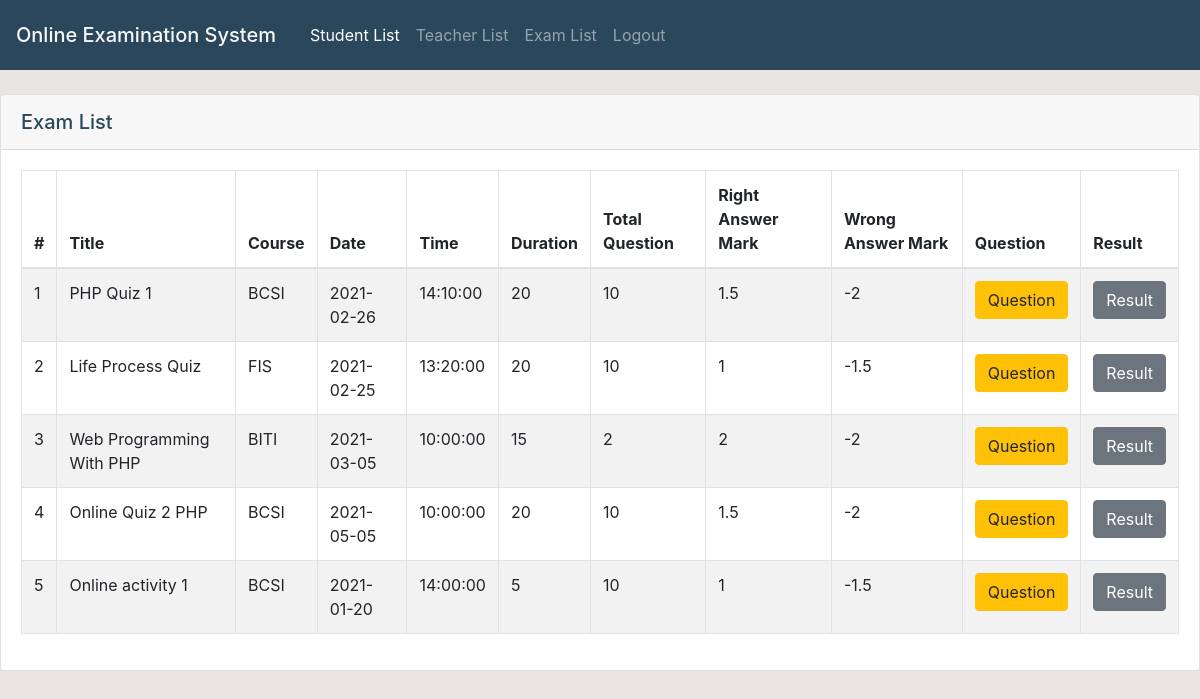
The app's page /adminHome.php?nav=examList (signed in) with its own data.
### tables this page shows
CREATE TABLE IF NOT EXISTS `exam` (
`examID` int(11) NOT NULL,
  `examTitle` varchar(50) NOT NULL,
  `courseID` varchar(10) NOT NULL,
  `date` date NOT NULL,
  `time` time NOT NULL,
  `duration` int(5) NOT NULL,
  `totalQuestion` int(5) NOT NULL,
  `rightAnsMark` float NOT NULL,
  `wrongAnsMark` float NOT NULL,
  `teacherID` varchar(30) NOT NULL
);

### examList.php (the view, shortened to what this page needs)
<div class="card">
    <div class="card-header" style="font-size: 20px; font-weight: 500;">
        Exam List
    </div>
    <div class="card-body">
        <table class="table table-striped table-bordered" style="width: 100%;" id="exam_table" cellspacing="0" width="100%">
            <thead>
                <tr>
                <th scope="col">#</th>
                <th scope="col">Title</th>
                <th scope="col">Course</th>
                <th scope="col">Date</th>
                <th scope="col">Time</th>
                <th scope="col">Duration</th>
                <th scope="col">Total Question</th>
                <th scope="col">Right Answer Mark</th>
                <th scope="col">Wrong Answer Mark</th>
                <th scope="col">Question</th>
                <th scope="col">Result</th>
                </tr>
            </thead>
            <tbody>
            <?php
                $examQuery = mysqli_query($conn, "SELECT * FROM exam");
                $examRow = mysqli_fetch_row($examQuery);
                do {
                    echo "<tr><td>{$examRow[0]}</td>";
                    echo "<td>{$examRow[1]}</td>";
                    echo "<td>{$examRow[2]}</td>";
                    echo "<td>{$examRow[3]}</td>";
                    echo "<td>{$examRow[4]}</td>";
                    echo "<td>{$examRow[5]}</td>";
                    echo "<td>{$examRow[6]}</td>";
                    echo "<td>{$examRow[7]}</td>";
                    echo "<td>{$examRow[8]}</td>";
                    echo "<form action='questionList.php?id=$examRow[0]' method='post'>";
                    echo "<td><input type='submit' class='btn btn-warning' name='question' value='Question'/></form></td>\n";
                    echo "<form action='resultList.php?id=$examRow[0]' method='post'>";
                    echo "<td><input type='submit' class='btn btn-secondary' name='result' value='Result'/></td></form></tr>\n";
                    $examRow = mysqli_fetch_row($examQuery);
                } while ($examRow);
            ?>
            </tbody>
        </table>
    </div>
</div>

### css/header.css (style rules this page uses)
body { background-color: #E9E6E1 ; color: #2B475C; }

### records on screen
exam: examID "1", examTitle "PHP Quiz 1", courseID "BCSI", date "2021-02-26", time "14:10:00", duration "20", totalQuestion "10", rightAnsMark "1.5", wrongAnsMark "-2"
exam: examID "2", examTitle "Life Process Quiz", courseID "FIS", date "2021-02-25", time "13:20:00", duration "20", totalQuestion "10", rightAnsMark "1", wrongAnsMark "-1.5"
exam: examID "3", examTitle "Web Programming With PHP", courseID "BITI", date "2021-03-05", time "10:00:00", duration "15", totalQuestion "2", rightAnsMark "2", wrongAnsMark "-2"
exam: examID "4", examTitle "Online Quiz 2 PHP", courseID "BCSI", date "2021-05-05", time "10:00:00", duration "20", totalQuestion "10", rightAnsMark "1.5", wrongAnsMark "-2"
exam: examID "5", examTitle "Online activity 1", courseID "BCSI", date "2021-01-20", time "14:00:00", duration "5", totalQuestion "10", rightAnsMark "1", wrongAnsMark "-1.5"
